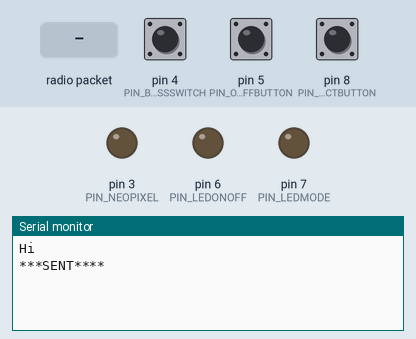
Recording of a sketch running on a simulated Arduino Uno, built with avr-gcc and run on an emulated ATmega328P. On the bench: output pins drawn as LEDs (lit = HIGH), the last lines printed to the serial monitor. Inputs (shaded band) come from the test bench; at power-on: pin 8 (PIN_MODESELECTBUTTON) HIGH, pin 4 (PIN_BRIGHTNESSSWITCH) HIGH, pin 5 (PIN_ONOFFBUTTON) HIGH. Random numbers use the default seed unless the sketch sets one; EEPROM starts erased; no radio packets arrive unless stated.

Above: at 1.9 s.
2.0 s: pin 8 (PIN_MODESELECTBUTTON) pulled LOW for 1 s
At 4.2 s:
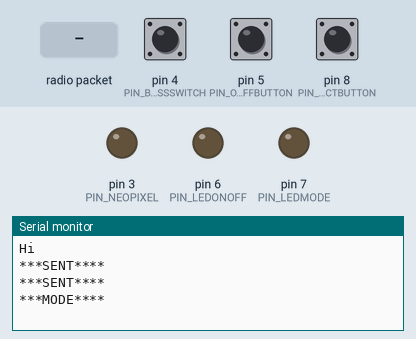
4.6 s: radio packet "1" arrives
At 4.76 s:
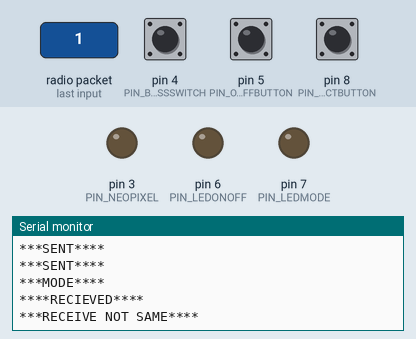
6.1 s: pin 4 (PIN_BRIGHTNESSSWITCH) pulled LOW for 3.2 s
At 11.2 s:
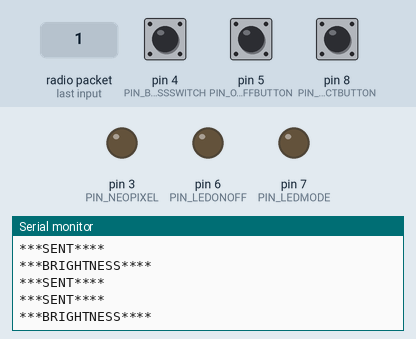
11.9 s: pin 5 (PIN_ONOFFBUTTON) pulled LOW for 1 s
At 14.1 s:
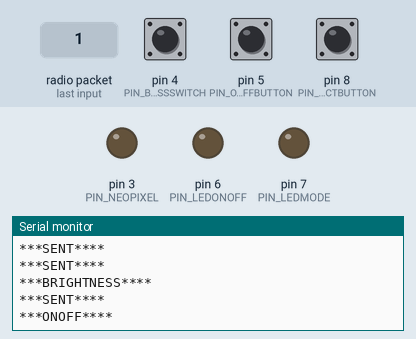

Measured:
- after the input at 2.0 s, the serial monitor: prints a new line after 1.2 s (image 1)
- after the input at 4.6 s, the serial monitor: prints a new line at once (image 2)
- after the input at 6.1 s, the serial monitor: prints a new line after 1.1 s (image 3)
- after the input at 11.9 s, the serial monitor: prints a new line after 0.91 s (image 4)

The sketch:

ControllerRF24Radio.ino
```cpp
///ATmega328P Old Bootloader Nano
//***************************************************************
// UPDATE LOG | Date - Comment
//
// 12/23/19 - Inital log created.
//
//***************************************************************
#define RF24_CHANNEL					50
#define PIN_RF24_CE                      9  // Chip Enable             (5 on Pro, 9  on UNO/Mini,  8 on MEGA
#define PIN_SPI_SCK_CS                  13  // Serial Clock

#define RADIO_TYPE						0	//1 = Node address, 0 = Controller adddress

#include <EEPROM.h>
#include <Adafruit_NeoPixel.h>

//----------------------------------------------------------------------------------
// Radio
//----------------------------------------------------------------------------------
#include <SPI.h>
#include <nRF24L01.h>
#include <RF24.h>
//----------------------------------------------------------------------------------
// PIN USAGE HERE SO WE DONT DUPLICATE USAGE
//----------------------------------------------------------------------------------
// ARDUINO PINS FOR MYSENSORS
/*
#define PIN_RF24_IRQ                     2  // radio Interrupt Request (DO NOT CHANGE))
#define PIN_RF24_CE                      9  // Chip Enable             (5 on Pro, 9  on UNO/Mini,  8 on MEGA
#define PIN_RF24_CSN_SS                 10  // Serial Select (Slave)   (6 on Pro, 10 on UNO/Mini, 53 on MEGA)
#define PIN_SPI_SDI_MOSI                11  // Master Out / Slave In
#define PIN_SPI_SDO_MISO                12  // Master In / Slave Out
#define PIN_SPI_SCK_CS                  13  // Serial Clock
*/

#define PIN_ONOFFBUTTON					5
#define PIN_MODESELECTBUTTON			8
#define PIN_LEDONOFF					6
#define PIN_LEDMODE						7
#define PIN_BRIGHTNESSSWITCH			4

#define PIN_NEOPIXEL					3
#define STRIPLENGTH						2
#define NUMOFSTATES						4

#define CONTROLLERLIGHTMINBRIGHTNESS	20
#define CONTROLLERLIGHTMAXBRIGHTNESS	150

#define BUFFERSIZE						8

#define EEPROMADDRESS					0 //EEPROM.length() get eeprom address range
//Address usage log:
//0 - 11/28/19

class Radio
{
public:
	int setup();
	int loop();
	void createMsg(uint8_t onOff, uint8_t mode, uint8_t brightness, uint8_t red, uint8_t green, uint8_t blue, int delay);
	boolean isSameMsgAsSent(char* check);
	void receiveMsg(char* message);


private:
	//void confirmMessage();
	void sendMsgInBuffer();
	void resendMsg();

	char _SendBuffer[BUFFERSIZE];
	char _SentMessage[BUFFERSIZE];

	boolean _NewMessageToSend = true; //Send start msg
	boolean _MsgRecieveSameAsMsgSent = false; //Defualt to send initally

	unsigned long _LastRun = 0;
	const unsigned int _Delay = 800;

	unsigned long _SameLastRun = 0;
	const unsigned int _SameMsgDelay = 10 * (1000); //10 sec
	unsigned long _DiffLastRun = 0;
	const unsigned int _DiffMsgDelay = 2 * (1000);  //2 sec
};
class OnOffButton
{
public:
	int setup();
	int loop();
	int getOnOff();

	//Varables

private:
	void Read();

	//Varables
	const uint16_t _Delay = 800;  //Read sensors
	uint8_t _CurrentValue = 0;
	uint8_t _LastValue = 0;
	unsigned long _LastRun = 0;
};
class ModeButton
{
public:
	int setup();
	int loop();
	int getMode();

	//Varable
	boolean _pendingMessage = true;

private:
	void Read();

	const int storageAddress = 0; //0 - 1024 addresses for arduino Nano. use EEPROM.length() to find length

	//Varables
	//uint8_t _CurrentValue = 1;
	uint8_t _LastValue = 0;
	uint8_t _ModeCounter = 0;
	unsigned long _LastRun = 0;
	const uint16_t _Delay = 200; //Read sensors
};
class BrightnessSwitch
{
public:
	int setup();
	int loop();
	int getOnOff();

	//Varables

private:
	void Read();

	//Varables
	const uint16_t _Delay = 800;
	uint8_t _CurrentValue = 0;
	uint8_t _LastValue = 99;
	unsigned long _LastRun = 0;
};
class LightParent //Sets up neopixel strip
{
public:

	void setup();


	void setLights(uint8_t startpix, uint8_t striplength, uint8_t onOff, uint8_t mode, uint8_t brightness, uint8_t red, uint8_t green, uint8_t blue);
	void setAll(uint8_t startpix, uint8_t striplength, uint8_t r, uint8_t g, uint8_t b);
	void setBrightness(uint8_t brightness);
	void rainbow(uint8_t startpix, uint8_t striplength);
	uint32_t Wheel(byte WheelPos);

	Adafruit_NeoPixel strip = Adafruit_NeoPixel(STRIPLENGTH, PIN_NEOPIXEL, NEO_GRB + NEO_KHZ800);

private:


	uint16_t _rainbowWheelInput[392];
	uint16_t _rainbowWheelInputSize;
	uint16_t _rainbowLocation = 0;

};
class Lights //Not identical to node.ino light class
{
public:
	Lights(int start = 0, int length = STRIPLENGTH);
	int setup();
	int loop();
	void setNextState(int onOff, int mode, int brightness, int red, int green, int blue, int delay);
private:
	uint8_t _startPix;
	uint8_t _stripLength;

	//Varables
	uint8_t _OnOff = 0;
	uint8_t _Mode = 0;
	uint8_t _Brightness = 0;
	uint8_t _Red = 0;
	uint8_t _Green = 0;
	uint8_t _Blue = 0;

	unsigned long _LastRun = 0;
	uint16_t _Delay = 300;
};
class Process
{
public:
	int setup();
	int loop();

	int getMaxBrightness();
	int getMinBrightness();

	int readLastMode();
private:
	void setNextState();
	void writeCurrentMode(byte mode);

	const uint8_t _MaxBrightness = 254;
	const uint8_t _MinBrightness = 50;

	uint8_t _CurrentValue = 0;
	uint8_t _LastValue = 0;
	uint8_t _ModeCounter = 0;
	unsigned long _LastRun = 0;
	const uint16_t _Delay = 800;  //Read sensors
};
RF24 rf24radio(PIN_RF24_CE, PIN_SPI_SCK_CS); // CE, CSN
class RF24Radio
{
public:
	int setup();
	int loop();

	RF24Radio(int type);

	void send(char* pMessage, int iMaxSize);

private:
	char recieved[BUFFERSIZE];

	boolean read(char* pData, int iMaxSize);
	const uint64_t address[2] = { 0xF0F0F0F0AA, 0xF0F0F0F066 }; //Controller, Node
};

RF24Radio msg(RADIO_TYPE);
Radio radio;
OnOffButton onOffButton;
ModeButton modeButton;
BrightnessSwitch brightnessSwitch;
LightParent lightParent;
Lights controllerLights(0, 1); //Start at neopix 0, length 1
Lights nodeLights(1, 1); //Start at neopix 1, lenght 1
Process process;

RF24Radio::RF24Radio(int type)
{
	// Setup and configure rf radio

	rf24radio.begin();
	rf24radio.setChannel(RF24_CHANNEL);
	rf24radio.setAutoAck(1);                    // Ensure autoACK is enabled
	//radio.enableAckPayload();               // Allow optional ack payloads
	rf24radio.setRetries(0, 5);                 // Smallest time between retries, max no. of retries
	rf24radio.setPayloadSize(8);                // Here we are sending 8-byte payloads

	  // Set the PA Level low to prevent power supply related issues since this is a
 // getting_started sketch, and the likelihood of close proximity of the devices. RF24_PA_MAX is default.
	rf24radio.setPALevel(RF24_PA_LOW);


	if (type == 1)
	{
		rf24radio.openWritingPipe(address[1]);        // Both radios listen on the same pipes by default, and switch when writing
		rf24radio.openReadingPipe(1, address[0]);
	}
	else if (type == 0)
	{
		rf24radio.openWritingPipe(address[0]);        // Both radios listen on the same pipes by default, and switch when writing
		rf24radio.openReadingPipe(1, address[1]);
	}

	rf24radio.startListening();                 // Start listening
	//radio.printDetails();                 // Dump the configuration of the rf unit for debugging
}
int RF24Radio::setup()
{
	return 1;
}
int RF24Radio::loop()
{
	boolean recievedMessage = false;
	recievedMessage = read(recieved, BUFFERSIZE); //pass address
	if (recievedMessage)
	{
		radio.receiveMsg(recieved);
	}
	return 1;
}
void RF24Radio::send(char* pMessage, int iMaxSize) //*pMessage = 1st value of message, pMessage = address
{
	rf24radio.stopListening();                                  // First, stop listening so we can talk.
	rf24radio.write(pMessage, iMaxSize);
	rf24radio.startListening();
}
boolean RF24Radio::read(char* pData, int iMaxSize)
{
	byte pipeNo; //Pipe recieved msg from
	//char recieved[BUFFERSIZE];                                       // Dump the payloads until we've gotten everything
	if (rf24radio.available(&pipeNo))
	{
		rf24radio.read(pData, iMaxSize);
		//radio.writeAckPayload(pipeNo, &recieved, 1);
		return true;
	}
	return false;
}

void LightParent::setup()
{
	pinMode(PIN_NEOPIXEL, OUTPUT);


	setAll(0, STRIPLENGTH, 0, 0, 0);
	//setBrightness(30);
	_rainbowWheelInputSize = (sizeof(_rainbowWheelInput) / sizeof(uint16_t));
	//36-231
	int r = 36;
	for (int i = 0; i < 195; i++)
	{
		_rainbowWheelInput[i] = r;
		r++;
		//Serial.println(rainbow[i]);
	}

	r = 231;
	for (int i = 195; i < 391; i++)
	{
		_rainbowWheelInput[i] = r;
		r--;
		//Serial.println(rainbow[i]);
		//Serial.println(i);
	}
	_rainbowWheelInput[391] = 0;

}
void LightParent::setAll(uint8_t startpix, uint8_t striplength, uint8_t r, uint8_t g, uint8_t b)
{
	uint32_t color = lightParent.strip.Color(r, g, b);
	for (uint16_t i = startpix; i < striplength; i++)
	{
		lightParent.strip.setPixelColor(i, color);
		lightParent.strip.show();
		delay(50);
	}
}
void LightParent::setBrightness(uint8_t brightness)
{
	lightParent.strip.setBrightness(brightness);
	//strip.show();
}
void LightParent::rainbow(uint8_t startpix, uint8_t striplength)
{
	if (_rainbowLocation < (_rainbowWheelInputSize - 1))//rainbow offset
	{
		for (int pixNum = startpix; pixNum < striplength; pixNum++) //Set color for each pix
		{
			lightParent.strip.setPixelColor(pixNum, Wheel(_rainbowWheelInput[((pixNum * 391 / striplength + _rainbowLocation) % (_rainbowWheelInputSize - 2))]));
		}
		lightParent.strip.show();
		_rainbowLocation++;
	}
	else
	{
		_rainbowLocation = 0;
	}
}
void LightParent::setLights(uint8_t startpix, uint8_t striplength, uint8_t onOff, uint8_t mode, uint8_t brightness, uint8_t red, uint8_t green, uint8_t blue)
{
	if (onOff == 1)
	{//Power on
		setBrightness(brightness);
		switch (mode)
		{
			//OnOff, Mode, Brightness, Red, Green, Blue, Delay
		case 0: //Solid Color
			setAll(startpix, striplength, red, green, blue);
			break;
		case 1: //Rainbow Cycle
			rainbow(startpix, striplength);
			break;
		}

	}
	else //Off
	{
		setAll(startpix, striplength, 0, 0, 0);
		setBrightness(0);
	}
}
uint32_t LightParent::Wheel(byte WheelPos) //Needed for rainbow
{
	WheelPos = 255 - WheelPos;
	if (WheelPos < 85) {
		return lightParent.strip.Color(255 - WheelPos * 3, 0, WheelPos * 3);
	}
	if (WheelPos < 170) {
		WheelPos -= 85;
		return lightParent.strip.Color(0, WheelPos * 3, 255 - WheelPos * 3);
	}
	WheelPos -= 170;
	return lightParent.strip.Color(WheelPos * 3, 255 - WheelPos * 3, 0);
}


int Radio::setup()
{
	//setNextState();
	return 1;
}
int Radio::loop()
{
	if ((millis() - _LastRun) >= _Delay)
	{
		if (_NewMessageToSend) //Var set in create msg
		{
			//Serial.println(_NewMessageToSend);
			sendMsgInBuffer(); //Sends msg in _SendBuffer when _NewMessageToSend is true
		}
		else
		{
			resendMsg(); //Resend prev msg
		}
		_LastRun = millis();
	}

	//Serial.println((millis() - _TimeMsgSent));
	//confirmMessage();
	/*
	if ((millis() - _LastMsgRecieved) > _LastMsgTimeout)
	{
		if (_TimeoutLastTime)
		{
			lights.setNextState(0, 0, 0, 0, 0, 0, 0); //Turn off controller light if no data has been recieved in 2 sec
		}
		else
		{
			_TimeoutLastTime = true;
		}
	}
	else
	{
		_TimeoutLastTime = false;
	}
	Serial.println(_TimeoutLastTime);
	*/
	//setNextState();
	//_TimeMsgSent = millis();

	return 1;
}
void Radio::createMsg(uint8_t onOff, uint8_t mode, uint8_t brightness, uint8_t red, uint8_t green, uint8_t blue, int delay)
{
	_SendBuffer[0] = onOff + 1;
	_SendBuffer[1] = mode + 1;
	_SendBuffer[2] = brightness + 1;
	_SendBuffer[3] = red + 1;
	_SendBuffer[4] = green + 1;
	_SendBuffer[5] = blue + 1;
	delay++;
	memcpy(_SendBuffer + 6, &delay, sizeof(delay));
	_SendBuffer[8] = 0;

	/*
	for (int n = 0; n <= 9; n++)
	{
		Serial.print(_SentMessage[n], HEX);
	}
	Serial.println();
	for (int n = 0; n <= 9; n++)
	{
		Serial.print(_SendBuffer[n], HEX);
	}
	Serial.println();
	*/

	if (!strncmp(_SentMessage, _SendBuffer, BUFFERSIZE))
	{
		_NewMessageToSend = true;
		//Serial.println("NewMsg true");
	}
	else
	{
		_NewMessageToSend = false;
		//Serial.println("NewMsg False");
	}
}
void Radio::sendMsgInBuffer()
{

	Serial.println("***SENT****");

	//Serial.println(onOff);
	//Serial.println(mode);
	//Serial.println(brightness);
	//Serial.println(red);
	//Serial.println(green);
	//Serial.println(blue);
	//Serial.println(delay);
	//int val;
	//memcpy(&val, SendBuffer + 6, sizeof(val));
	//Serial.println(val);

	strncpy(_SentMessage, _SendBuffer, BUFFERSIZE); //Copy into _SentMessage to confirm message was sent

	msg.send(_SendBuffer, BUFFERSIZE);
	_NewMessageToSend = false;

}
boolean Radio::isSameMsgAsSent(char* check)
{
	if (strncmp(_SentMessage, check, BUFFERSIZE) == 0)
	{
		Serial.println("***RECEIVE SAME****");
		_MsgRecieveSameAsMsgSent = true; //Tell checker that the message was recieved as teh same
	}
	else
	{
		Serial.println("***RECEIVE NOT SAME****");
		_MsgRecieveSameAsMsgSent = false;
	}

	return _MsgRecieveSameAsMsgSent;
}
void Radio::resendMsg()
{
	if (_MsgRecieveSameAsMsgSent)//If msg recieved and msg sent the same, msg every 10 sec
	{
		if ((millis() - _SameLastRun) >= _SameMsgDelay)
		{

			sendMsgInBuffer();
			_SameLastRun = millis();

		}
	}
	else //else send every 2 sec. Msg differnt
	{
		if ((millis() - _DiffLastRun) >= _DiffMsgDelay)
		{

			sendMsgInBuffer();
			_DiffLastRun = millis();

		}
	}

}
void Radio::receiveMsg(char* message)
{
	Serial.println("****RECIEVED****");
	char recievedData[BUFFERSIZE];
	strncpy(recievedData, message, BUFFERSIZE); //Copy msg into buffer
	//Serial.println("*******");
	//Serial.println((int)recievedData[0]);
	int onOff = (byte)recievedData[0] - 1;
	int mode = (byte)recievedData[1] - 1;
	int brightness = (byte)recievedData[2] - 1;

	//Set power led and status led
	if (onOff == 1) { digitalWrite(PIN_LEDONOFF, HIGH); }
	if (onOff == 0) { digitalWrite(PIN_LEDONOFF, LOW); }

	if (brightness >= process.getMaxBrightness()) { digitalWrite(PIN_LEDMODE, HIGH); }
	else { digitalWrite(PIN_LEDMODE, LOW); }


	if (brightness == process.getMinBrightness()) //Set Controller neopixel brightness
	{
		brightness = CONTROLLERLIGHTMINBRIGHTNESS; //Hardcoded values for inside car
	}
	else if (brightness == process.getMaxBrightness())
	{
		brightness = CONTROLLERLIGHTMAXBRIGHTNESS; //Hardcoded values for inside car
	}

	int red = (byte)recievedData[3] - 1;
	int green = (byte)recievedData[4] - 1;
	int blue = (byte)recievedData[5] - 1;
	int delay;
	memcpy(&delay, recievedData + 6, sizeof(delay));
	delay--;

	radio.isSameMsgAsSent(recievedData);
	nodeLights.setNextState(onOff, mode, brightness, red, green, blue, delay);


	//Serial.println("****RECIEVED***");
	//Serial.println(onOff);
	//Serial.println(mode);
}

/*
void Radio::confirmMessage()
{
	if (!_SendConfirmed) //If sent message hasnt been confirmed
	{
		Serial.println("**TIMEOUT**");
		//int onOff = _SentMessage[0];
		//int mode = _SentMessage[1];
		//int brightness = _SentMessage[2];
		//int red = _SentMessage[3];
		//int green = _SentMessage[4];
		//int blue = _SentMessage[5];
		//int delay = _SentMessage[6];
		//sendMsg(onOff, mode, brightness, red, green, blue, delay);
		//msg.set(SendBuffer);
		//msg.setDestination(1);
		//send(msg, true);
		//_TimeMsgSent = millis();
		//lights.setLights()
	}
	//_TimeMsgSent = millis();
	setNextState();
	//Serial.println("**Resend**");
}
*/


int OnOffButton::setup()
{
	pinMode(PIN_ONOFFBUTTON, INPUT_PULLUP);
	_CurrentValue = digitalRead(PIN_ONOFFBUTTON);
	return 1;
}
int OnOffButton::loop()
{
	if ((millis() - _LastRun) >= _Delay)
	{
		Read();
		_LastRun = millis();
	}

	return 1;
}
void OnOffButton::Read()
{
	int OnOffValue = digitalRead(PIN_ONOFFBUTTON);

	if (OnOffValue == _LastValue && _CurrentValue != OnOffValue)
	{
		//Do Work
		_CurrentValue = OnOffValue; // Set Values before read
		Serial.println("***ONOFF****");
	}

	_LastValue = OnOffValue;
}
int OnOffButton::getOnOff()
{
	return  _CurrentValue;
}

int ModeButton::setup()
{
	_ModeCounter = process.readLastMode();
	//_CurrentValue = EEPROM.read(storageAddress); //Read previous value
	//_LastValue = _CurrentValue = EEPROM.read(storageAddress); //Read previous value

	pinMode(PIN_MODESELECTBUTTON, INPUT_PULLUP);

	return 1;
}
int ModeButton::loop()
{
	//Serial.println(millis() - _LastRun);
	if ((millis() - _LastRun) >= _Delay)
	{
		Read();
		_LastRun = millis();
	}

	return 1;
}
void ModeButton::Read()
{
	int ModeValue = !digitalRead(PIN_MODESELECTBUTTON); //Default is on

	if (_LastValue == 1 && ModeValue == 0) //Only trigger when switch is relased
	{

		//Do Work
		_ModeCounter++;
		Serial.println("***MODE****");

	}
	//Serial.println(_ModeCounter);
	_LastValue = ModeValue;
}
int ModeButton::getMode()
{
	/*
	if (EEPROM.read(storageAddress) != modenumber)
	{
		Serial.println(modenumber);
		//EEPROM.write(storageAddress, modenumber);
		Serial.println("Wrote EEPROM");
	}
	*/
	return  _ModeCounter % NUMOFSTATES; //Number of States in State machine in Lights Class //NUMOFSTATES Var defined at top
}

int BrightnessSwitch::setup()
{
	pinMode(PIN_BRIGHTNESSSWITCH, INPUT_PULLUP);
	_CurrentValue = digitalRead(PIN_BRIGHTNESSSWITCH);
	return 1;
}
int BrightnessSwitch::loop()
{
	if ((millis() - _LastRun) >= _Delay)
	{
		Read();
		_LastRun = millis();
	}

	return 1;
}
void BrightnessSwitch::Read()
{
	int BrightnessValue = digitalRead(PIN_BRIGHTNESSSWITCH);

	if (BrightnessValue == _LastValue && _CurrentValue != BrightnessValue)
	{

		//Do Work
		_CurrentValue = BrightnessValue; // Set Values before read
		//Serial.println("BRIGHTNESS");
		//Serial.println(_CurrentValue);
		Serial.println("***BRIGHTNESS****");

	}
	//Serial.println(OnOffValue);
	_LastValue = BrightnessValue;
}
int BrightnessSwitch::getOnOff()
{
	return  _CurrentValue;
}

int Process::setup()
{

	return 1;
}
int Process::loop()
{

	if ((millis() - _LastRun) >= _Delay) //check/poll sensor and create msg
	{

		setNextState();
		_LastRun = millis();

	}
	return 1;
}
int Process::readLastMode()
{
	//Serial.println("Read EEPROM");
	//Serial.println((int)EEPROM.read(EEPROMADDRESS));
	return (int)EEPROM.read(EEPROMADDRESS); //EEprom read returns byte. Cast into int so that others can use

}
void Process::writeCurrentMode(byte mode)
{
	//Serial.println("Write EEPROM");
	//Serial.println((int)mode);
	EEPROM.write(EEPROMADDRESS, mode); //Eeprom writes bytes
}
int Process::getMaxBrightness()
{
	return _MaxBrightness;
}
int Process::getMinBrightness()
{
	return _MinBrightness;
}

void Process::setNextState()
{

	//radio.setMessageRecieved(true);
	int modeButtonMode = modeButton.getMode();

	uint8_t onOff = onOffButton.getOnOff();
	uint8_t mode = 0;
	uint8_t brightness = 0;
	uint8_t r = 0;
	uint8_t g = 0;
	uint8_t b = 0;
	int delay = 0;

	if (onOff) //Turn on lights
	{
		if (brightnessSwitch.getOnOff())  //Set brightness
		{
			brightness = _MaxBrightness;
		}
		else
		{
			brightness = _MinBrightness;
		}

		switch (modeButtonMode) //State switch depending on mode
								//Change num of states varable if num of states is changed
		{
			//OnOff, Mode, Brightness, Red, Green, Blue, delay

		case 0: //Rainbow All - delay = 75, Rainbow Cycle - delay = 200
			mode = 1;
			r = 254;
			g = 254;
			b = 150;
			delay = 150;
			break;
		case 1: //White
			//Serial.println("White");
			mode = 0;
			r = 254;
			g = 254;
			b = 150;
			delay = 8000;
			break;
		case 2: //Purple
			mode = 0;
			r = 180;
			g = 0;
			b = 254;
			delay = 8000;
			break;
		case 3: //Blue
			mode = 0;
			r = 0;
			g = 0;
			b = 254;
			delay = 8000;
			break;
		}
	}
	else // Turn off lights
	{
		//Technically if onOff var is 0 all other vals are ignores. Below is not necessary
		mode = 0;
		r = 0;
		g = 0;
		b = 0;
		delay = 8000;
	}


	radio.createMsg(onOff, mode, brightness, r, g, b, delay);
	controllerLights.setNextState(onOff, mode, brightness, r, g, b, delay);

	if (readLastMode() != modeButtonMode)  //If last mode and current mode differnt, save to EEProm
	{
		writeCurrentMode((byte)modeButtonMode);
	}

	//Serial.println(brightnessSwitch.getOnOff());
}


Lights::Lights(int start = 0, int length = STRIPLENGTH)
{
	start = _startPix;
	length = _stripLength;
}
int Lights::setup()
{


	return 1;
}
int Lights::loop()
{
	if ((millis() - _LastRun) >= _Delay)
	{
		lightParent.setLights(_startPix, _stripLength, _OnOff, _Mode, _Brightness, _Red, _Green, _Blue);
		_LastRun = millis();

	}

	return 1;
}
void Lights::setNextState(int onOff, int mode, int brightness, int red, int green, int blue, int delay)
{
	_OnOff = onOff;
	_Mode = mode;
	_Brightness = brightness;
	_Red = red;
	_Green = green;
	_Blue = blue;
	_Delay = delay;

	//setLights();
	_LastRun = millis();
}


/*
void OnOffButton::ReadModeSelectButton()
{
	int value = digitalRead(PIN_MODESELECTBUTTON);
	static int lastValue = 0;

	if (value == lastValue)
	{
		_CurrentValue = value;
	}

	lastValue = value;

	ReadOnOffButtonLastRun = millis();
}
*/

void setup()
{
	Serial.begin(115000);
	Serial.println("Hi");
	pinMode(PIN_LEDONOFF, OUTPUT);
	pinMode(PIN_LEDMODE, OUTPUT);
	msg.setup();
	onOffButton.setup();
	modeButton.setup();
	brightnessSwitch.setup();
	radio.setup();
	lightParent.setup();
	controllerLights.setup();
	nodeLights.setup();
	process.setup();
	delay(random(100, 1001)); //Wait random time 100ms, 1s. This is done to prevent clocks of both from running at the same time.

}

void loop()
{
	msg.loop();
	brightnessSwitch.loop();
	modeButton.loop();
	onOffButton.loop();
	radio.loop();
	controllerLights.loop();
	nodeLights.loop();
	process.loop();
}

/*
if (onOffButton.CurrentValue == 1)
{
	_ModeCounter++;
	_SendBuffer[0] = onOffButton.CurrentValue;


	_msg.set(_SendBuffer);
	_msg.setDestination(1);
	send(_msg);
}*/
```
